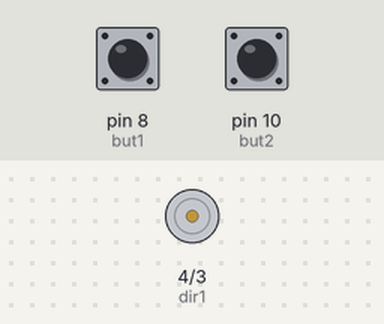
A sketch run on a simulated Arduino Uno, built with avr-gcc and run on an emulated ATmega328P. Shown: motor-driver pin pairs drawn as motors (green arrow = first pin HIGH = forward, orange = second pin HIGH = backward, longer = more drive, scaled by the enable pin). The inputs (shaded band) are chosen by the test bench; at power-on: pin 8 (but1) HIGH, pin 10 (but2) HIGH.

Above: at 1.2 s.
1.3 s: pin 8 (but1) pulled LOW for 0.15 s
At 2.0 s:
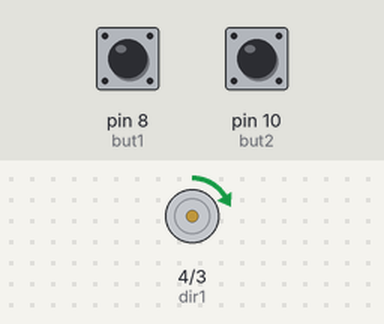
2.9 s: pin 10 (but2) pulled LOW for 0.15 s
At 4.2 s:
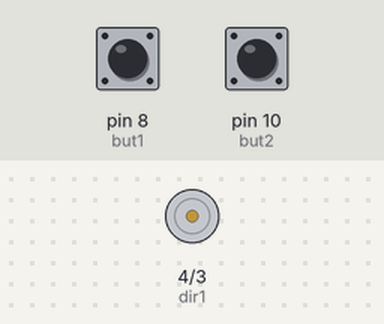
4.5 s: pin 10 (but2) pulled LOW for 1 s
At 6.7 s:
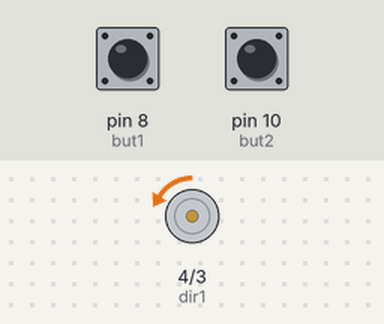
7.0 s: pin 8 (but1) pulled LOW for 1 s
At 8.7 s:
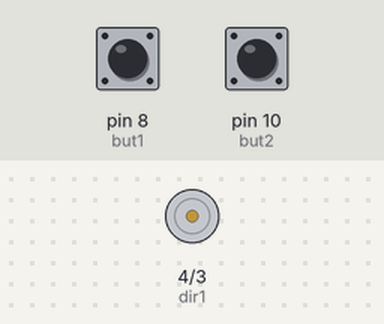
9.5 s: pin 8 (but1) pulled LOW for 3.2 s
At 13.5 s:
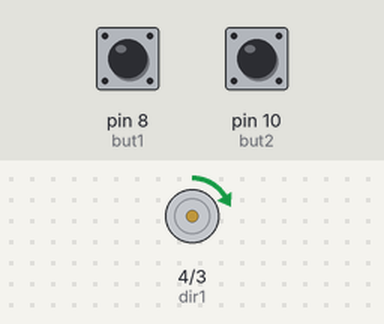
Timing chart, 0 to 15.0 s (numbered marks = the images above; inputs shaded):
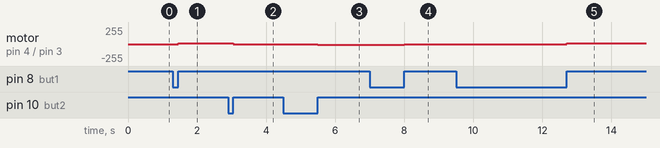

The sketch:

39-DC-Buttons.ino
```cpp
/**
 * Homework 39 - DC Buttons
 */

int speedPin = 5;
int dir1 = 4;
int dir2 = 3;
int speedVal = 0;
int increment = 10;

int but1 = 8;
int b1Val;
int b1Prev = 1;
int but2 = 10;
int b2Val;
int b2Prev = 1;

int dir = 1;


void setup() {
  pinMode(speedPin, OUTPUT);
  pinMode(dir1, OUTPUT);
  pinMode(dir2, OUTPUT);
  pinMode(but1, INPUT_PULLUP);
  pinMode(but2, INPUT_PULLUP);

  Serial.begin(9600);
}

void loop() {
  b1Val = digitalRead(but1);
  b2Val = digitalRead(but2);


  if(dir == 1){
    digitalWrite(dir1, HIGH);
    digitalWrite(dir2, LOW);
    if(b1Val == 1 && b1Prev == 0 ){
      speedVal += increment;
      if (speedVal >= 255){
        speedVal = 255;
      }
    }
    if(b2Val == 1 && b2Prev == 0){
      speedVal -= increment;
      if (speedVal <= 0){
        speedVal = 0;
        dir = 0;
      }
    }
  }
  else if(dir == 0){
    digitalWrite(dir1, LOW);
    digitalWrite(dir2, HIGH);
    if(b1Val == 1 && b1Prev == 0 ){
      speedVal -= increment;
      if (speedVal <= 0){
        speedVal = 0;
        dir = 1;
      }
    }
    if(b2Val == 1 && b2Prev == 0){
      speedVal += increment;
      if (speedVal >= 255){
        speedVal = 255;
      }
    }
  }

  analogWrite(speedPin, speedVal);

  /*
  Serial.print("Dir: ");
  Serial.print(dir);
  Serial.print(", Speed: ");
  Serial.println(speedVal);
  */

  b1Prev = b1Val;
  b2Prev = b2Val;
}
```

Measured:
- after the input at 1.3 s, motor on pin 4 (dir1) / pin 3 (dir2): stopped → forward 10/255 after 0.15 s
- after the input at 2.9 s, motor on pin 4 (dir1) / pin 3 (dir2): forward 10/255 → stopped after 0.15 s
- after the input at 4.5 s, motor on pin 4 (dir1) / pin 3 (dir2): stopped → backward 10/255 after 1.0 s
- after the input at 7.0 s, motor on pin 4 (dir1) / pin 3 (dir2): backward 10/255 → stopped after 1.0 s
- after the input at 9.5 s, motor on pin 4 (dir1) / pin 3 (dir2): stopped → forward 10/255 after 3.2 s
